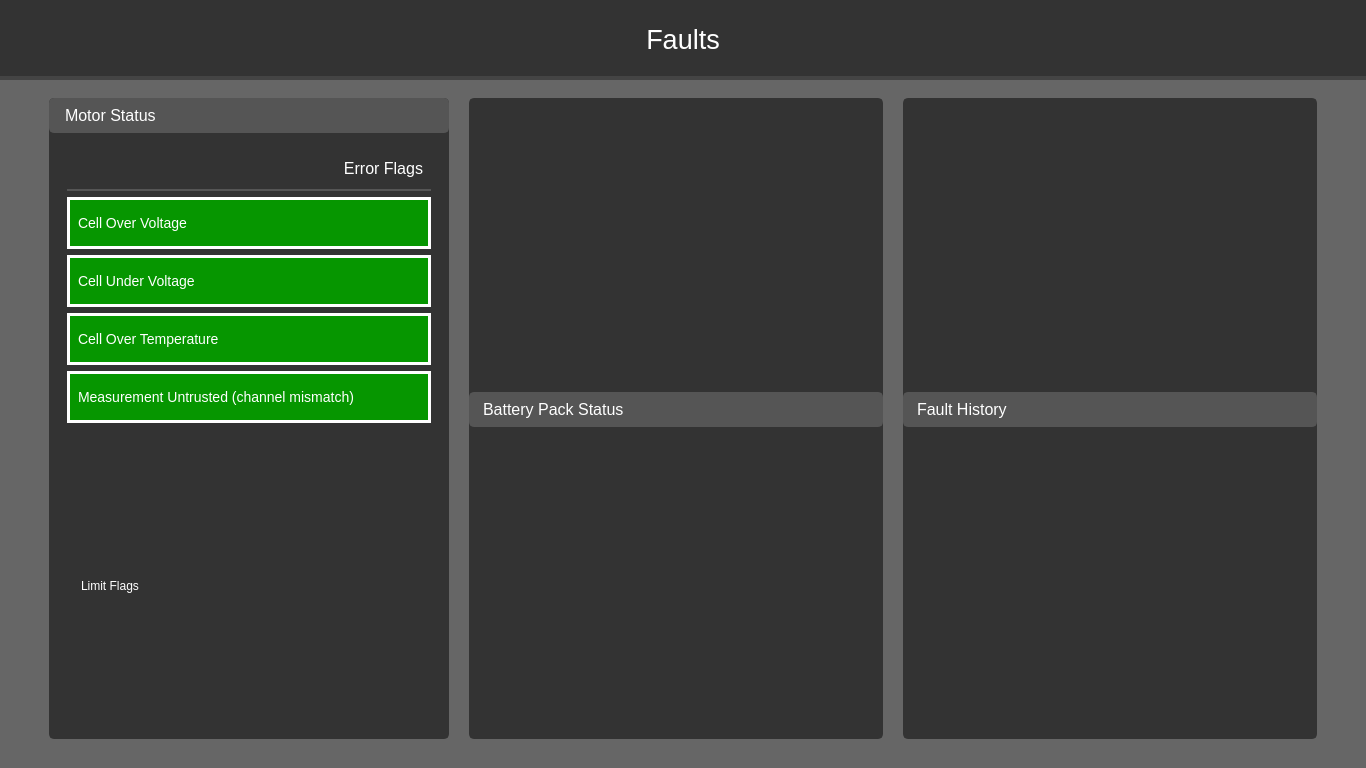
<?xml version="1.0" encoding="UTF-8"?>
<ui version="4.0">
 <class>MpptTelemetry</class>
 <widget class="QWidget" name="MpptTelemetry">
  <property name="windowModality">
   <enum>Qt::NonModal</enum>
  </property>
  <property name="geometry">
   <rect>
    <x>0</x>
    <y>0</y>
    <width>1366</width>
    <height>768</height>
   </rect>
  </property>
  <property name="minimumSize">
   <size>
    <width>1366</width>
    <height>768</height>
   </size>
  </property>
  <property name="windowTitle">
   <string> MPPT Telemetry</string>
  </property>
  <property name="windowIcon">
   <iconset>
    <normaloff>Resources/Solar Car Team Icon.ico</normaloff>Resources/Solar Car Team Icon.ico</iconset>
  </property>
  <property name="autoFillBackground">
   <bool>false</bool>
  </property>
  <property name="styleSheet">
   <string notr="true">background-color: rgb(102, 102, 102);
color: white;
font-family: &quot;Helvetica&quot;;
</string>
  </property>
  <layout class="QVBoxLayout" name="verticalLayout_4">
   <property name="spacing">
    <number>0</number>
   </property>
   <property name="leftMargin">
    <number>0</number>
   </property>
   <property name="topMargin">
    <number>0</number>
   </property>
   <property name="rightMargin">
    <number>0</number>
   </property>
   <property name="bottomMargin">
    <number>0</number>
   </property>
   <item>
    <widget class="QWidget" name="faultsTitleBar" native="true">
     <property name="maximumSize">
      <size>
       <width>16777215</width>
       <height>80</height>
      </size>
     </property>
     <layout class="QHBoxLayout" name="horizontalLayout_4">
      <property name="spacing">
       <number>6</number>
      </property>
      <property name="leftMargin">
       <number>0</number>
      </property>
      <property name="topMargin">
       <number>0</number>
      </property>
      <property name="rightMargin">
       <number>0</number>
      </property>
      <property name="bottomMargin">
       <number>0</number>
      </property>
      <item>
       <widget class="QFrame" name="faultsTitleFrame">
        <property name="styleSheet">
         <string notr="true">QFrame {
	background-color: rgb(51, 51, 51);
	border-color: rgb(51, 51, 51);
	border-bottom: 4px solid rgb(68, 68, 68);
}</string>
        </property>
        <property name="frameShape">
         <enum>QFrame::NoFrame</enum>
        </property>
        <property name="frameShadow">
         <enum>QFrame::Raised</enum>
        </property>
        <property name="lineWidth">
         <number>5</number>
        </property>
        <layout class="QHBoxLayout" name="horizontalLayout_5">
         <item>
          <widget class="QLabel" name="faultTitleLabel">
           <property name="styleSheet">
            <string notr="true">background: rgb(51, 51, 51);
border: none;</string>
           </property>
           <property name="text">
            <string>&lt;html&gt;&lt;head/&gt;&lt;body&gt;&lt;p align=&quot;center&quot;&gt;&lt;span style=&quot; font-size:20pt;&quot;&gt;Faults&lt;/span&gt;&lt;/p&gt;&lt;/body&gt;&lt;/html&gt;</string>
           </property>
           <property name="textFormat">
            <enum>Qt::RichText</enum>
           </property>
          </widget>
         </item>
        </layout>
       </widget>
      </item>
     </layout>
    </widget>
   </item>
   <item>
    <layout class="QGridLayout" name="centralLayout">
     <property name="leftMargin">
      <number>9</number>
     </property>
     <property name="topMargin">
      <number>9</number>
     </property>
     <property name="rightMargin">
      <number>9</number>
     </property>
     <property name="bottomMargin">
      <number>9</number>
     </property>
     <item row="0" column="0">
      <layout class="QGridLayout" name="gridLayout_3">
       <property name="leftMargin">
        <number>40</number>
       </property>
       <property name="topMargin">
        <number>9</number>
       </property>
       <property name="rightMargin">
        <number>40</number>
       </property>
       <property name="bottomMargin">
        <number>20</number>
       </property>
       <property name="spacing">
        <number>20</number>
       </property>
       <item row="0" column="1" rowspan="2">
        <widget class="QWidget" name="batteryWindow" native="true">
         <property name="styleSheet">
          <string notr="true">QWidget {
	background: rgb(51, 51, 51);
	border-style:solid;
	border-width: 2px;
	border-radius: 5px;
	border-color: rgb(51, 51, 51);
	padding: 9px;
}

QLabel {
	alignment: center;
	padding: 1px;
}</string>
         </property>
         <layout class="QVBoxLayout" name="verticalLayout_3">
          <property name="spacing">
           <number>0</number>
          </property>
          <property name="leftMargin">
           <number>0</number>
          </property>
          <property name="topMargin">
           <number>0</number>
          </property>
          <property name="rightMargin">
           <number>0</number>
          </property>
          <property name="bottomMargin">
           <number>0</number>
          </property>
          <item>
           <widget class="QWidget" name="batteryTitleBar" native="true">
            <property name="maximumSize">
             <size>
              <width>16777215</width>
              <height>35</height>
             </size>
            </property>
            <property name="styleSheet">
             <string notr="true">QWidget {
	background: rgb(85, 85, 85);
	border-color: rgb(85, 85, 85);
	padding: 2px;
}</string>
            </property>
            <layout class="QHBoxLayout" name="horizontalLayout_2">
             <property name="spacing">
              <number>9</number>
             </property>
             <property name="leftMargin">
              <number>9</number>
             </property>
             <property name="topMargin">
              <number>4</number>
             </property>
             <property name="rightMargin">
              <number>9</number>
             </property>
             <property name="bottomMargin">
              <number>4</number>
             </property>
             <item>
              <widget class="QLabel" name="batteryTitleLabel">
               <property name="styleSheet">
                <string notr="true">border-style: none;</string>
               </property>
               <property name="text">
                <string>&lt;html&gt;&lt;head/&gt;&lt;body&gt;&lt;p&gt;&lt;span style=&quot; font-size:12pt;&quot;&gt;Battery Pack Status&lt;/span&gt;&lt;/p&gt;&lt;/body&gt;&lt;/html&gt;</string>
               </property>
              </widget>
             </item>
            </layout>
           </widget>
          </item>
          <item>
           <layout class="QGridLayout" name="batteryContentLayout" rowstretch="0">
            <property name="leftMargin">
             <number>9</number>
            </property>
            <property name="topMargin">
             <number>9</number>
            </property>
            <property name="rightMargin">
             <number>9</number>
            </property>
            <property name="bottomMargin">
             <number>9</number>
            </property>
            <property name="verticalSpacing">
             <number>9</number>
            </property>
           </layout>
          </item>
         </layout>
        </widget>
       </item>
       <item row="0" column="2" rowspan="2">
        <widget class="QWidget" name="historyWindow" native="true">
         <property name="styleSheet">
          <string notr="true">QWidget {
	background: rgb(51, 51, 51);
	border-style:solid;
	border-width: 2px;
	border-radius: 5px;
	border-color: rgb(51, 51, 51);
	padding: 9px;
}

QLabel {
	alignment: center;
	padding: 1px;
}</string>
         </property>
         <layout class="QVBoxLayout" name="verticalLayout_8">
          <property name="spacing">
           <number>0</number>
          </property>
          <property name="leftMargin">
           <number>0</number>
          </property>
          <property name="topMargin">
           <number>0</number>
          </property>
          <property name="rightMargin">
           <number>0</number>
          </property>
          <property name="bottomMargin">
           <number>0</number>
          </property>
          <item>
           <widget class="QWidget" name="historyTitleBar" native="true">
            <property name="maximumSize">
             <size>
              <width>16777215</width>
              <height>35</height>
             </size>
            </property>
            <property name="styleSheet">
             <string notr="true">QWidget {
	background: rgb(85, 85, 85);
	border-color: rgb(85, 85, 85);
	padding: 2px;
}</string>
            </property>
            <layout class="QHBoxLayout" name="horizontalLayout_9">
             <property name="spacing">
              <number>9</number>
             </property>
             <property name="leftMargin">
              <number>9</number>
             </property>
             <property name="topMargin">
              <number>4</number>
             </property>
             <property name="rightMargin">
              <number>9</number>
             </property>
             <property name="bottomMargin">
              <number>4</number>
             </property>
             <item>
              <widget class="QLabel" name="historyTitleLabel">
               <property name="styleSheet">
                <string notr="true">border-style: none;</string>
               </property>
               <property name="text">
                <string>&lt;html&gt;&lt;head/&gt;&lt;body&gt;&lt;p&gt;&lt;span style=&quot; font-size:12pt;&quot;&gt;Fault History&lt;/span&gt;&lt;/p&gt;&lt;/body&gt;&lt;/html&gt;</string>
               </property>
              </widget>
             </item>
            </layout>
           </widget>
          </item>
          <item>
           <layout class="QGridLayout" name="historyContentLayout" rowstretch="0">
            <property name="leftMargin">
             <number>9</number>
            </property>
            <property name="topMargin">
             <number>9</number>
            </property>
            <property name="rightMargin">
             <number>9</number>
            </property>
            <property name="bottomMargin">
             <number>9</number>
            </property>
            <property name="verticalSpacing">
             <number>9</number>
            </property>
           </layout>
          </item>
         </layout>
        </widget>
       </item>
       <item row="0" column="0" rowspan="2">
        <widget class="QWidget" name="motorWindow" native="true">
         <property name="maximumSize">
          <size>
           <width>400</width>
           <height>16777215</height>
          </size>
         </property>
         <property name="styleSheet">
          <string notr="true">QWidget {
	background: rgb(51, 51, 51);
	border-style:solid;
	border-width: 2px;
	border-radius: 5px;
	border-color: rgb(51, 51, 51);
	padding: 9px;
}
</string>
         </property>
         <layout class="QVBoxLayout" name="verticalLayout_2">
          <property name="spacing">
           <number>0</number>
          </property>
          <property name="leftMargin">
           <number>0</number>
          </property>
          <property name="topMargin">
           <number>0</number>
          </property>
          <property name="rightMargin">
           <number>0</number>
          </property>
          <property name="bottomMargin">
           <number>0</number>
          </property>
          <item>
           <widget class="QWidget" name="motorTitleBar" native="true">
            <property name="maximumSize">
             <size>
              <width>16777215</width>
              <height>35</height>
             </size>
            </property>
            <property name="styleSheet">
             <string notr="true">QWidget {
	background: rgb(85, 85, 85);
	border-color: rgb(85, 85, 85);
	padding: 2px;
}</string>
            </property>
            <layout class="QHBoxLayout" name="horizontalLayout_3">
             <property name="spacing">
              <number>9</number>
             </property>
             <property name="leftMargin">
              <number>9</number>
             </property>
             <property name="topMargin">
              <number>4</number>
             </property>
             <property name="rightMargin">
              <number>9</number>
             </property>
             <property name="bottomMargin">
              <number>4</number>
             </property>
             <item>
              <widget class="QLabel" name="motorTitleLabel">
               <property name="font">
                <font>
                 <family>Helvetica</family>
                </font>
               </property>
               <property name="contextMenuPolicy">
                <enum>Qt::PreventContextMenu</enum>
               </property>
               <property name="frameShadow">
                <enum>QFrame::Raised</enum>
               </property>
               <property name="text">
                <string>&lt;html&gt;&lt;head/&gt;&lt;body&gt;&lt;p&gt;&lt;span style=&quot; font-size:12pt;&quot;&gt;Motor Status&lt;/span&gt;&lt;/p&gt;&lt;/body&gt;&lt;/html&gt;</string>
               </property>
              </widget>
             </item>
            </layout>
           </widget>
          </item>
          <item>
           <layout class="QGridLayout" name="motorContentLayout" columnstretch="0">
            <property name="leftMargin">
             <number>9</number>
            </property>
            <property name="topMargin">
             <number>9</number>
            </property>
            <property name="rightMargin">
             <number>9</number>
            </property>
            <property name="bottomMargin">
             <number>9</number>
            </property>
            <property name="spacing">
             <number>9</number>
            </property>
            <item row="0" column="0">
             <widget class="QWidget" name="motorErrorFlags" native="true">
              <property name="styleSheet">
               <string notr="true">QLabel {
	border: 3px solid rgb(255, 255, 255);
	background: rgb(6, 150, 0);
	padding: 5px;
	border-radius: 0px;
	qproperty-alignment: AlignCenter;
	font-size: 14px;
}</string>
              </property>
              <layout class="QVBoxLayout" name="verticalLayout">
               <item>
                <widget class="QLabel" name="label">
                 <property name="maximumSize">
                  <size>
                   <width>16777215</width>
                   <height>40</height>
                  </size>
                 </property>
                 <property name="styleSheet">
                  <string notr="true">border: none; 
background: none;
border-bottom: 2px solid rgb(85, 85, 85);
 </string>
                 </property>
                 <property name="text">
                  <string>&lt;html&gt;&lt;head/&gt;&lt;body&gt;&lt;p&gt;&lt;span style=&quot; font-size:12pt;&quot;&gt;Error Flags&lt;/span&gt;&lt;/p&gt;&lt;/body&gt;&lt;/html&gt;</string>
                 </property>
                 <property name="alignment">
                  <set>Qt::AlignRight|Qt::AlignTop|Qt::AlignTrailing</set>
                 </property>
                </widget>
               </item>
               <item>
                <widget class="QLabel" name="label_3">
                 <property name="text">
                  <string>Cell Over Voltage</string>
                 </property>
                </widget>
               </item>
               <item>
                <widget class="QLabel" name="label_4">
                 <property name="text">
                  <string>Cell Under Voltage</string>
                 </property>
                </widget>
               </item>
               <item>
                <widget class="QLabel" name="label_5">
                 <property name="text">
                  <string>Cell Over Temperature</string>
                 </property>
                </widget>
               </item>
               <item>
                <widget class="QLabel" name="label_6">
                 <property name="text">
                  <string>Measurement Untrusted (channel mismatch)</string>
                 </property>
                </widget>
               </item>
              </layout>
             </widget>
            </item>
            <item row="1" column="0">
             <widget class="QWidget" name="motorLimitFlags" native="true">
              <layout class="QVBoxLayout" name="verticalLayout_5">
               <item>
                <widget class="QLabel" name="label_2">
                 <property name="text">
                  <string>Limit Flags</string>
                 </property>
                </widget>
               </item>
              </layout>
             </widget>
            </item>
           </layout>
          </item>
         </layout>
        </widget>
       </item>
      </layout>
     </item>
    </layout>
   </item>
  </layout>
 </widget>
 <resources/>
 <connections/>
</ui>
